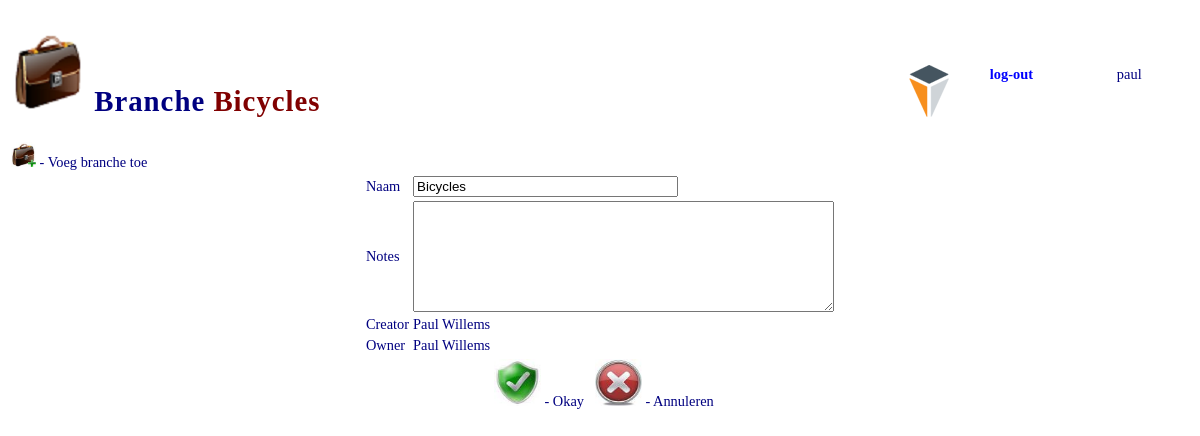
The app's page /files/crmbranchedetail.php?BRANCHE_ID=2 (signed in) with its own data.
### tables this page shows
CREATE TABLE `branche` (
  `BRANCHE_ID` int(11) NOT NULL DEFAULT '0',
  `BRANCHE_NAME` varchar(30) NOT NULL DEFAULT '',
  `BRANCHE_DESCRIPTION` varchar(100) DEFAULT NULL,
  `BRANCHE_CREATION_DATE` date DEFAULT NULL,
  `BRANCHE_CREATOR` int(11) DEFAULT NULL,
  `BRANCHE_OWNER` int(11) DEFAULT NULL
);

CREATE TABLE `employee` (
  `EMPL_ID` int(11) NOT NULL DEFAULT '0',
  `FK_FUNCTION_ID` int(11) NOT NULL,
  `FK_COMPANY_ID` int(11) DEFAULT NULL,
  `EMPL_USERID` varchar(10) NOT NULL,
  `EMPL_FIRSTNAME` varchar(15) DEFAULT NULL,
  `EMPL_LASTNAME` varchar(30) DEFAULT NULL,
  `EMPL_MAIL` varchar(45) DEFAULT NULL,
  `EMPL_PHONE` varchar(15) DEFAULT NULL,
  `EMPL_PASSWORD` varchar(35) DEFAULT NULL,
  `EMPL_ADMIN` char(1) DEFAULT NULL,
  `EMPL_STATUS` char(1) DEFAULT NULL,
  `EMPL_ZZP` varchar(1) NOT NULL DEFAULT 'Y',
  `EMPL_RATE` int(5) DEFAULT NULL,
  `EMPL_NUMBER_HOLIDAYS` int(2) DEFAULT NULL,
  `EMPL_NOTES` varchar(255) DEFAULT NULL,
  `EMPL_PROFILE` text,
  `PRIVATE_ADDRESS` varchar(45) DEFAULT NULL,
  `PRIVATE_NUMBER` varchar(5) DEFAULT NULL,
  `PRIVATE_ZIPCODE` varchar(8) DEFAULT NULL,
  `PRIVATE_CITY` varchar(45) DEFAULT NULL,
  `PRIVATE_PHONE` varchar(15) DEFAULT NULL,
  `PRIVATE_MOBILE` varchar(15) DEFAULT NULL,
  `PRIVATE_MAIL` varchar(45) DEFAULT NULL,
  `PRIVATE_BIRTHDAY` date DEFAULT NULL,
  `EMPL_START_DATE` date DEFAULT NULL,
  `EMPL_END_DATE` date DEFAULT NULL,
  `MAX_NUMBER_DAYS` int(11) DEFAULT '5',
  `MAX_NUMBER_HOURS` int(11) DEFAULT '40',
  `EMPL_CREATION_DATE` date NOT NULL,
  `EMPL_CREATOR` int(11) NOT NULL,
  `EMPL_OWNER` int(11) NOT NULL
);

### files/crmbranchedetail.php (the view, shortened to what this page needs)
<?php
$inlognaam = $_SESSION['userinfo'] ;
if (isset($_SESSION['userinfo']))
{
  require_once('../../triageinc/mysql_dbase.inc.php');
  $connect = mysqli_connect(MYSQL_SERVER, MYSQL_GEBRUIKERSNAAM, MYSQL_WACHTWOORD, $dbase) or die("Unable to Connect to 'MYSQL_SERVER'");
  mysqli_select_db($connect, $dbase) or die("Could not open the db '$dbase'");
}else {
echo 'You are not allowed to do this without logging in';
exit;
}
if (isset($_GET['BRANCHE_ID'])) {
    $brancheid = $_GET['BRANCHE_ID'];
$sql  = "SELECT * FROM branche WHERE BRANCHE_ID ='$brancheid'";
$query = mysqli_query($connect, $sql);
while( $uitvoer = mysqli_fetch_assoc( $query ) )
   {
$branchename = $uitvoer["BRANCHE_NAME"];
$branchedescription = $uitvoer["BRANCHE_DESCRIPTION"];
$branchecreator = $uitvoer["BRANCHE_CREATOR"];
$brancheowner = $uitvoer["BRANCHE_OWNER"];
$sqlcreator = "SELECT * FROM employee WHERE EMPL_ID ='$branchecreator' ;";
$resultcreator = mysqli_query ($connect, $sqlcreator);
while ($rijcreator = mysqli_fetch_assoc($resultcreator)) {
$creatorlastname = $rijcreator['EMPL_LASTNAME'];
$creatorfirstname = $rijcreator['EMPL_FIRSTNAME'];
}
$sqlowner = "SELECT * FROM employee WHERE EMPL_ID ='$brancheowner' ;";
$resultowner = mysqli_query ($connect, $sqlowner);
while ($rijowner = mysqli_fetch_assoc($resultowner)) {
$ownerlastname = $rijowner['EMPL_LASTNAME'];
$ownerfirstname = $rijowner['EMPL_FIRSTNAME'];
}
}
}
?>
<!DOCTYPE HTML PUBLIC "-//W3C//DTD HTML 4.01 Transitional//EN" "http://www.w3.org/TR/html4/loose.dtd">
<html>
<head>
 <link rel="stylesheet" type="text/css" href="main.css" />
</head>
<body>
<table border="0" width="100%" id="top_table">
  <tr>
		<td colspan="2"><h1><a target="_self" href="crmbranchelijst.php"><img border="0" src="images/branche_groot.png"></a>   Branche  <font color="#800000"><?php echo $branchename;?></font></h1></td>
		<td rowspan="2">
		<p align="center">
		<a target="_self" href="crmadmin.php">
		<img border="0" src="images/triage.png"></a></td>
		<td><a target="_self" href="logout.php">log-out</a></td>
		<td><?php echo $inlognaam; ?></td>
	</tr>
	<tr>
		<td>
<a href="crmbranchetoevoegen.php">
<img border="0" src="images/branche_toevoegen.jpg" width="25" height="25"></a> - Voeg branche toe
		</td>
		<td>&nbsp;</td>
		<td>&nbsp;</td>
		<td>&nbsp;</td>
	</tr>
</table>
<form action="crmbranchedetail.php" method="post">
<table align="center" border="0" cellpadding="2" cellspacing="0">
	<tr>
      	<td>Naam</td>
      	<td>
		<input type="text" name="BRANCHE_NAME" size="30" value="<?php echo $branchename;?>"></td>
  	</tr>
	<tr>
      	<td>Notes</td>
      	<td>
      	<textarea rows="7" cols="50" name="BRANCHE_DESCRIPTION" ><?php echo $branchedescription;?></textarea>
		</td>
  	</tr>
  	<tr>
		<td>Creator</td>
   		<td><input type="hidden" name="BRANCHE_CREATOR" size="1" value="<?php echo $emplcreator;?>">
           <?php
           echo $creatorfirstname.' '.$creatorlastname ;
           ?></td>
   	</tr>
   	<tr>
		<td>Owner</td>
   		<td><input type="hidden" name="BRANCHE_OWNER" size="1" value="<?php echo $emplowner;?>">
           <?php
           echo $ownerfirstname.' '.$ownerlastname ;
           ?></td>
   	</tr>
</table>
<table align="center">
      <td>&nbsp;</td>
      <td align="right" nowrap>
        <input class="knop" name="submit" type="image" src="images/okay_groot.jpg"  width="47" height="47" value="Okay"> - Okay &nbsp;
        <input class="knop" name="submit" type="image" src="images/cancel_groot.jpg"  width="47" height="47" value="Annuleren"> - Annuleren
      </td>
  </table>
</form>
</body>

### files/main.css (style rules this page uses)
body { font-family : Century Gothic; font-size : 0.9em; text-align : left; color : #000080; }
a { color : blue; font-weight : bold; text-decoration : none; }
p { color: blue; }
h1, h2, h3, h4 { font-family : Century Gothic; font-weight : bold; letter-spacing : 1px; color : #000080; }

### records on screen
branche: BRANCHE_NAME "Bicycles"
employee: EMPL_FIRSTNAME "Paul", EMPL_LASTNAME "Willems"

### other values on screen
$inlognaam "paul"
